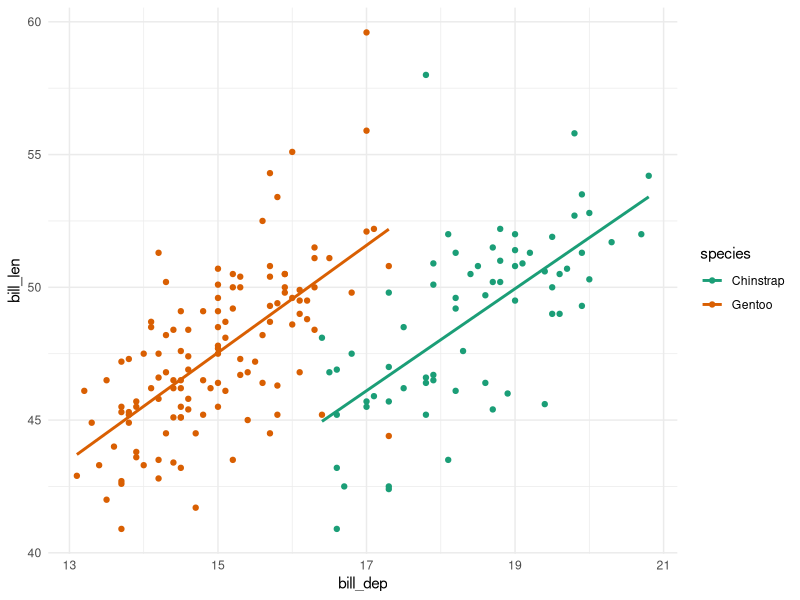

This figure's R source: (Note: this script raises an error after producing the figure.)
## ---- chunk 1
#| label: setup
#| message: false

library(tidyverse)
## ---- chunk 2
penguins_sm <- penguins %>% 
  filter(species != "Adelie")

ggplot(penguins_sm, aes(x = bill_dep,
                        y = bill_len,
                        color = species)) +
  geom_point() +
  geom_smooth(method = "lm",
              se = FALSE) +
  scale_color_brewer(palette = "Dark2") +
  theme_minimal()
## ---- chunk 3
model <- lm(bill_len ~ bill_dep + species,
            data = penguins_sm)
## ---- chunk 4
model
## ---- chunk 5
library(broom)

penguins_aug <- augment(model)
glimpse()
